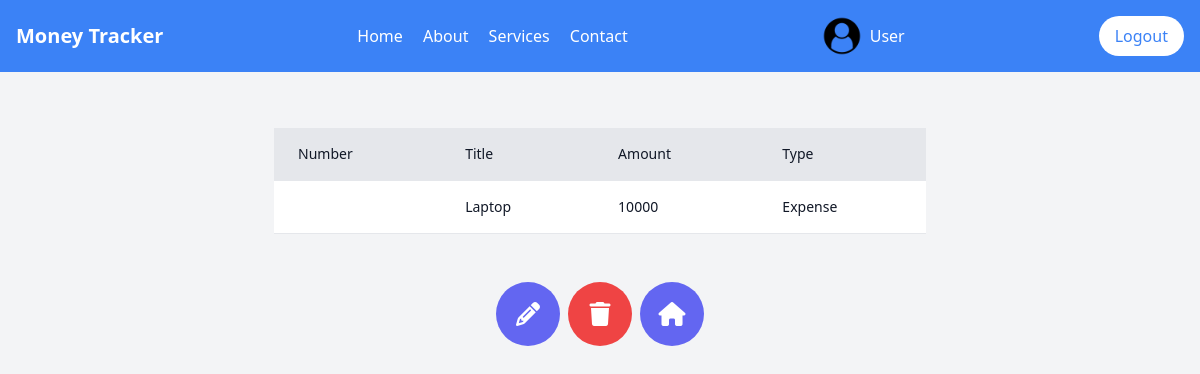
Page /transaction/5/ (signed in) on the earlier database version.
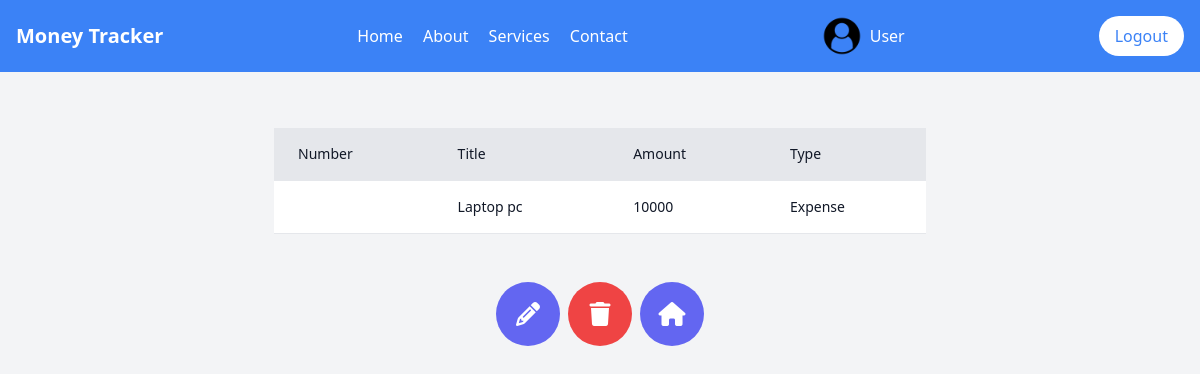
Same page on the later database version.
### base/models.py (models this page shows, shortened)
class Transaction(models.Model):
    category_choices = (('Income', "Income"), ("Expense", "Expense"))
    user = models.ForeignKey(
        User, on_delete=models.CASCADE)
    title = models.CharField(max_length=100)
    amount = models.PositiveIntegerField()
    created_at = models.DateTimeField(auto_now_add=True, blank=True)
    category = models.CharField(max_length=7, choices=category_choices)

### base/views.py (the view, shortened to what this page needs)
# urls.py: path("transaction/<int:pk>/", CustomDetailView.as_view(), name='detailview'),
class CustomDetailView(LoginRequiredMixin, DetailView):
    model = Transaction
    context_object_name = 'transaction'
    def dispatch(self, request, *args, **kwargs):
        obj = self.get_object()
        if obj.user != request.user:
            return self.handle_permission_denied()
        return super().dispatch(request, *args, **kwargs)

### base/templates/base/transaction_detail.html
{% extends "base/main.html" %}
{% block content %}
<div class="flex flex-col w-3/5 mx-auto mt-12">
    <div class="overflow-x-auto sm:mx-0.5 lg:mx-0.5">
      <div class="py-2 inline-block min-w-full sm:px-6 lg:px-8">
        <div class="overflow-hidden">
          <table class="min-w-full">
            <thead class="bg-gray-200 border-b">
              <tr>
                <th scope="col" class="text-sm font-medium text-gray-900 px-6 py-4 text-left">
                  Number
                </th>
                <th scope="col" class="text-sm font-medium text-gray-900 px-6 py-4 text-left">
                  Title
                </th>
                <th scope="col" class="text-sm font-medium text-gray-900 px-6 py-4 text-left">
                  Amount
                </th>
                <th scope="col" class="text-sm font-medium text-gray-900 px-6 py-4 text-left">
                  Type
                </th>
              </tr>
            </thead>
            <tbody>
              <tr class="bg-white border-b transition duration-300 ease-in-out hover:bg-gray-100">
                <td class="px-6 py-4 whitespace-nowrap text-sm font-medium text-gray-900"></td>
                <td class="text-sm text-gray-900 font-light px-6 py-4 whitespace-nowrap">
                    <a href="{% url 'detailview' transaction.id%}"> {{ transaction.title }} </a>
                </td>
                <td class="text-sm text-gray-900 font-light px-6 py-4 whitespace-nowrap">
                    {{ transaction.amount }}
                </td>
                <td class="text-sm text-gray-900 font-light px-6 py-4 whitespace-nowrap">
                    {{ transaction.category}}
                </td>
              </tr>
             </tbody>
          </table>
        </div>
      </div>
    </div>
<div class="mx-auto flex gap-x-2">
    <a href="{% url 'updateview' transaction.id %}">
    <div class=" mt-10 w-16 h-16 flex items-center justify-center rounded-full bg-indigo-500 hover:bg-indigo-600 hover:cursor-pointer">
          <span class="text-white text-2xl font-bold"><i class="fa fa-pencil" aria-hidden="true"></i>
            </span>
        </div>
    </a>
    <a href="{% url 'deleteview' transaction.id %}">
        <div class=" mt-10 w-16 h-16 flex items-center justify-center rounded-full bg-red-500 hover:bg-red-600 hover:cursor-pointer">
          <span class="text-white text-2xl font-bold">
                 <i class="fa fa-trash text-white"></i>
          </span>
        </div>
    </a>
    <a href="{% url 'listview' %}">
        <div class=" mt-10 w-16 h-16 flex items-center justify-center rounded-full bg-indigo-500 hover:bg-indigo-600 hover:cursor-pointer">
          <span class="text-white text-2xl font-bold">
            <i class="text-white fa fa-house"></i> </span>
        </div>
    </a>
</div>
{% endblock %}

### base/templates/base/main.html (shortened to what this page needs)
{% load tailwind_filters %}
{% include 'base/navbar.html' %}
<!DOCTYPE html>
<html lang="en">
<head>
    <script src="https://cdn.tailwindcss.com"></script>
    <link rel="stylesheet" href="https://cdnjs.cloudflare.com/ajax/libs/font-awesome/6.2.0/css/all.min.css" />
</head>
<body class="bg-gray-100">
    {% block content %}
    {% endblock %}
</body>
</html>

### base/templates/base/navbar.html
{% load static %}
<script src="https://cdn.tailwindcss.com"></script>
<nav class="bg-blue-500 p-4 flex justify-between items-center">
<a href="{% url 'listview' %}">
    <div class="text-white text-xl font-bold">Money Tracker</div>
</a>
    <div class="space-x-4">
        <a href="#" class="text-white">Home</a>
        <a href="#" class="text-white">About</a>
        <a href="#" class="text-white">Services</a>
        <a href="#" class="text-white">Contact</a>
    </div>
    {% if request.user.is_authenticated %}
    <a href="{% url 'profileEdit' request.user.id %}">
        <div class="flex text-center align-center text-white">
            <img class="h-10" src="{% static 'default.png'%}" alt="">
            <p class="my-auto ml-2">
                {{request.user.username|title}}
            </p>
        </div>
    </a>
        <a href="{% url 'logout'%}">
            <button class="bg-white text-blue-500 px-4 py-2 rounded-full hover:bg-gray-100">Logout</button>
        </a>
    {% else %}
        <a href="{% url 'login' %}"><button class="bg-white text-blue-500 px-4 py-2 rounded-full hover:bg-gray-100">Login</button></a>
    {% endif %}
</nav>

### base/templates/base/main.html (style rules this page uses)
* { text-decoration: none; }

Differences in the rows shown:
changed Transaction "Expense": title "Laptop" → "Laptop pc"
